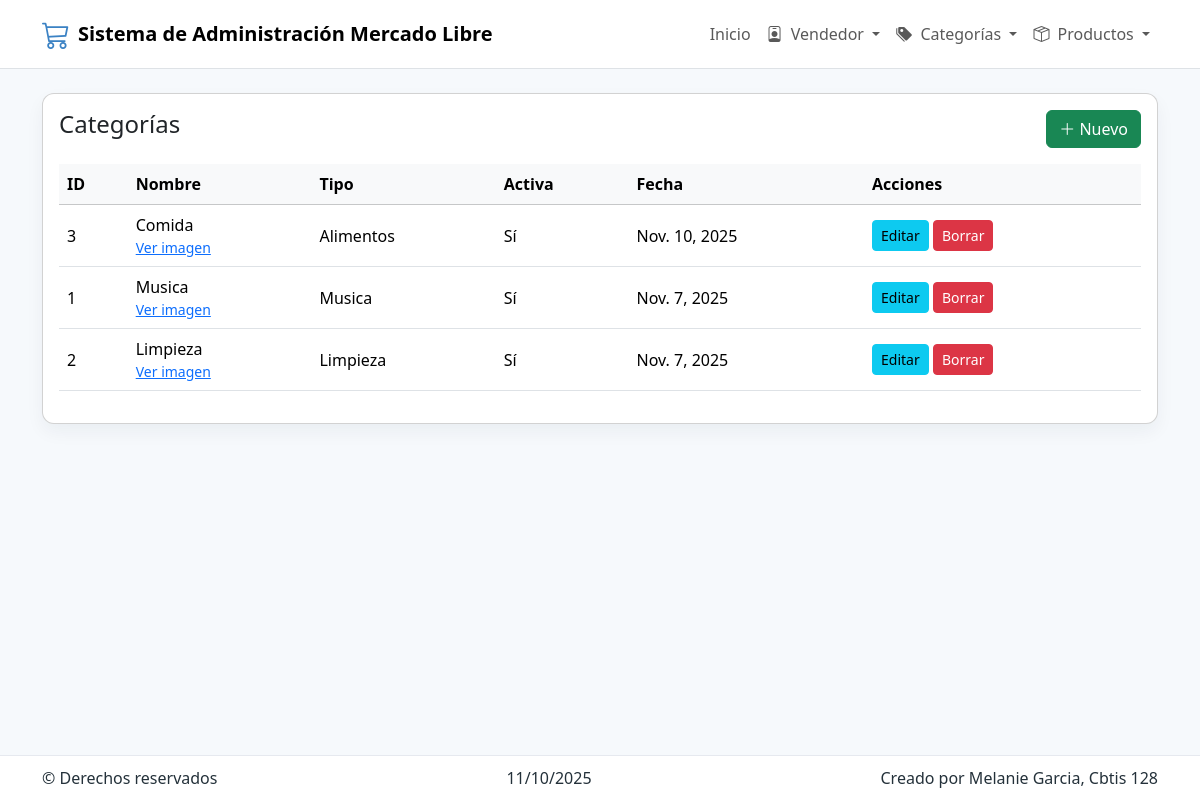
Screenshot of /categoria/ver/ with the database file from the repository.
### app_MercadoLibre/models.py (models this page shows, shortened)
class Categoria(models.Model):
    id_categoria = models.AutoField(primary_key=True, unique=True)
    nombre = models.CharField(max_length=100)
    descripcion = models.TextField()
    tipo = models.CharField(max_length=50)
    fecha_creacion = models.DateField(auto_now_add=True)
    activa = models.BooleanField(default=True)
    img_url = models.URLField(max_length=254, blank=True, null=True)

### app_MercadoLibre/views.py (the view)
# urls.py: path("categoria/ver/", views.ver_categoria, name="ver_categoria"),
def ver_categoria(request):
    categorias = Categoria.objects.all().order_by("-fecha_creacion")
    return render(request, "categoria/ver_categoria.html", {"categorias": categorias})

### app_MercadoLibre/templates/categoria/ver_categoria.html
{% extends "base.html" %}
{% block content %}
<div class="card card-soft p-3">
  <div class="d-flex justify-content-between mb-3">
    <h4>Categorías</h4>
    <a class="btn btn-success" href="{% url 'agregar_categoria' %}"><i class="bi bi-plus-lg"></i> Nuevo</a>
  </div>
  <div class="table-responsive">
    <table class="table table-hover align-middle">
      <thead class="table-light">
        <tr>
          <th>ID</th>
          <th>Nombre</th>
          <th>Tipo</th>
          <th>Activa</th>
          <th>Fecha</th>
          <th>Acciones</th>
        </tr>
      </thead>
      <tbody>
        {% for c in categorias %}
        <tr>
          <td>{{ c.id_categoria }}</td>
          <td>
            {{ c.nombre }}
            {% if c.img_url %}
              <div class="small text-muted"> <a href="{{ c.img_url }}" target="_blank">Ver imagen</a></div>
            {% endif %}
          </td>
          <td>{{ c.tipo }}</td>
          <td>{% if c.activa %}Sí{% else %}No{% endif %}</td>
          <td>{{ c.fecha_creacion }}</td>
          <td>
            <a class="btn btn-sm btn-info" href="{% url 'actualizar_categoria' c.id_categoria %}">Editar</a>
            <a class="btn btn-sm btn-danger" href="{% url 'borrar_categoria' c.id_categoria %}">Borrar</a>
          </td>
        </tr>
        {% empty %}
        <tr><td colspan="6" class="text-center">No hay categorías aún.</td></tr>
        {% endfor %}
      </tbody>
    </table>
  </div>
</div>
{% endblock %}

### app_MercadoLibre/templates/base.html (style rules this page uses)
:root { --primary-soft: #f6f9fc; --accent: #5b9bd5; --accent-2: #7dd3c7; --muted:#6c7a89; --card-bg: #ffffff; }
body { background: var(--primary-soft); color:#24313a; padding-bottom:80px; }
.card-soft { border-radius:12px; box-shadow: 0 8px 18px rgba(24,39,60,0.05); }

### rows the page displays
Categoria: id_categoria "3", nombre "Comida", tipo "Alimentos", activa "Sí", fecha_creacion "Nov. 10, 2025"
Categoria: id_categoria "1", nombre "Musica", tipo "Musica", activa "Sí", fecha_creacion "Nov. 7, 2025"
Categoria: id_categoria "2", nombre "Limpieza", tipo "Limpieza", activa "Sí", fecha_creacion "Nov. 7, 2025"
